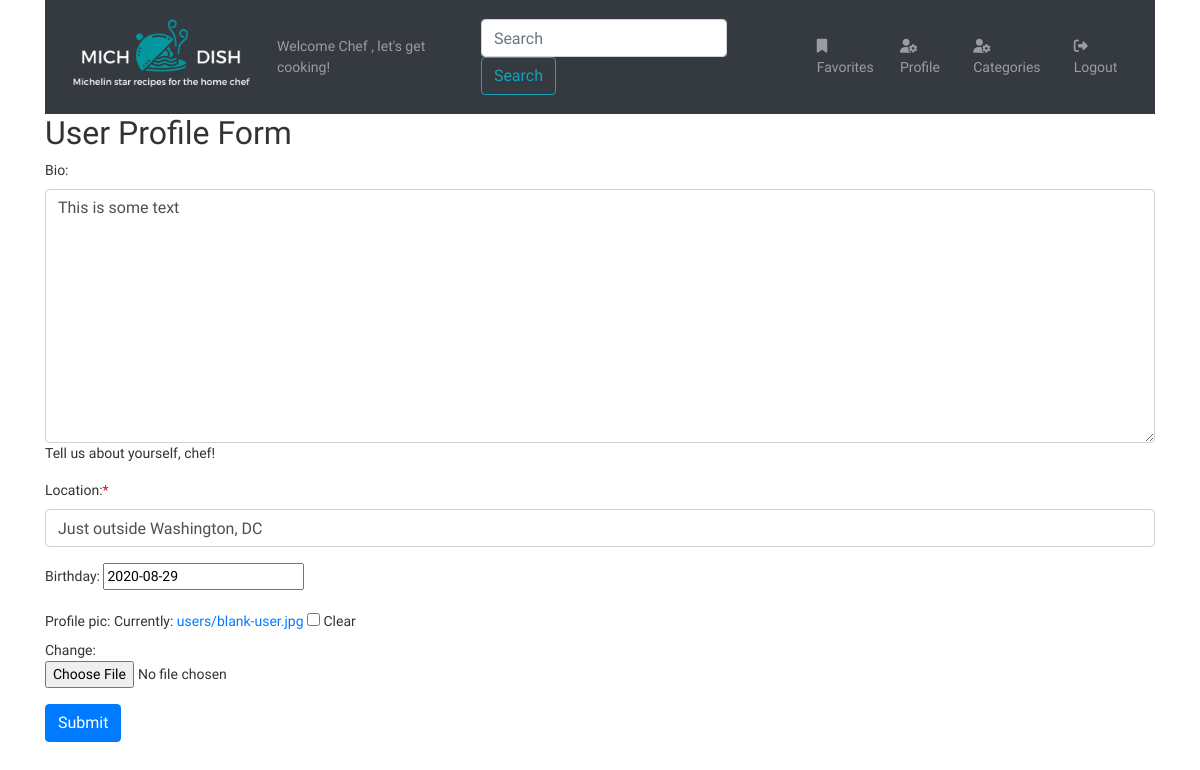
/registration/1/update, run on an earlier commit of the app's database.
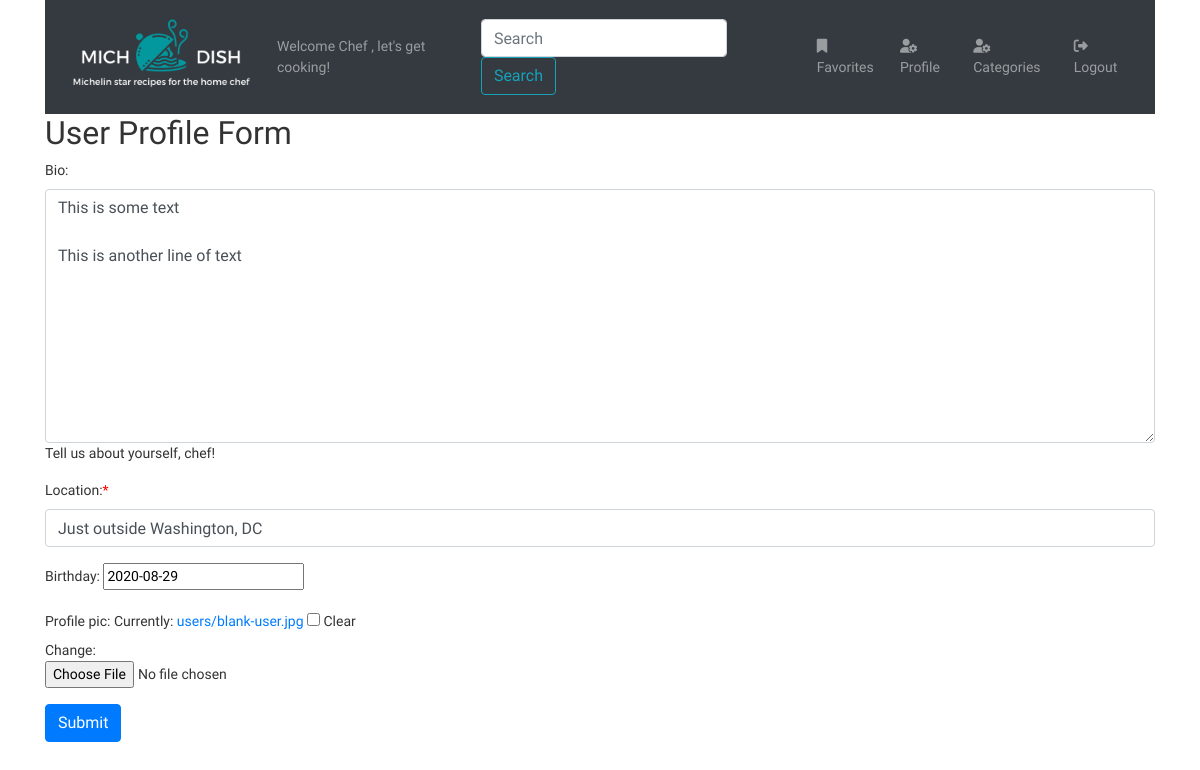
And on a later commit of the database.
### dish/models.py (models this page shows, shortened)
class UserProfile(models.Model):
    profile_pic = models.ImageField(
        upload_to= user_directory_path,
        default= 'users/blank-user.jpg',
        blank=True,
        null=True,
        )
    bio = models.TextField(blank=True, help_text="Tell us about yourself, chef!")
    user = models.OneToOneField(User, related_name='profile', on_delete=models.CASCADE)
    location = models.CharField(max_length=50)
    birthday = models.DateField(blank=True, null=True)
    created_at = models.DateField(auto_now_add=True)
    updated_at = models.DateField(auto_now=True)

### accounts/views.py (the view)
# urls.py: path('<int:profiled_user_id>/update', views.update_user_profile, name="update_user_profile"),
def update_user_profile(request, profiled_user_id):
    profiled_user = User.objects.get(id=profiled_user_id)
    profile = profiled_user.profile
    if request.method == 'POST':
        form = UserProfileForm(request.POST, request.FILES, instance=profile)
        if form.is_valid():
            profile = form.save(commit=False)
            if form.cleaned_data['profile_pic'] == None or form.cleaned_data['profile_pic'] == False:
                profile.profile_pic = UserProfile._meta.get_field('profile_pic').get_default()
            profile.save()
            form.save_m2m()
            return redirect(f'/registration/{profiled_user_id}')
    else: #this is a GET request so create a blank form
        form = UserProfileForm(instance=profile)
    context = {
        'user': request.user,
        'profiled_user': profiled_user,
        'form': form,
    }
    return render(request,'registration/user-profile-form.html', context)

### dish/models.py
class UserProfileForm(ModelForm):
    class Meta:
        model = UserProfile
        fields = ['bio', 'location', 'birthday', 'profile_pic']
        widgets = {
            'profile_pic': forms.ClearableFileInput(attrs={'class': 'form-control-file',}),
            'bio': forms.Textarea(attrs={'class': 'form-control'}),
            'location' : forms.TextInput(attrs={'class':'form-control'}),
            'birth_date': forms.DateTimeInput(attrs={'class': 'form-control'}),
       }

### accounts/templates/registration/user-profile-form.html (shortened to what this page needs)
{% extends 'dish/base.html' %}
{% block content %}
<h2>User Profile Form</h2>
<form action="{% url 'accounts:update_user_profile' profiled_user_id=profiled_user.id %}" enctype="multipart/form-data"
    method="POST" role="form" novalidate>
    {% for field in form.visible_fields %}
    <div class="fieldWrapper form-group" data-id="{{ field.name }}"
        aria-required="{% if field.field.required %}true{% else %}false{% endif %}">
        {{ field.label_tag }}{% if field.field.required %}<span class="required">*</span>{% endif %}
        {{ field }}
        {% if field.help_text %}
        <p class="help">{{ field.help_text|safe }}</p>
        {% endif %}
    </div>
    {% endfor %}
    <input type="submit" class="btn btn-primary mb-2" value="Submit" />
</form>
{% endblock %}

What changed in the data, as far as the page shows it:
changed UserProfile "Just outside Washington, DC": bio "This is some text" → "This is some text This is another line of text"
